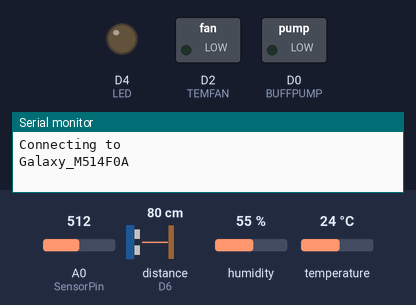
This sketch was run on a simulated ESP8266 (NodeMCU). On the bench: switched loads named in the sketch (green lamp = pin HIGH), output pins drawn as LEDs (lit = HIGH), the last lines printed to the serial monitor. Wiring (inferred from the names in the program): ultrasonic range finder: trigger D5; echo D6. Inputs (shaded band) come from the test bench; at power-on: A0 (SensorPin) = 512, distance to the obstacle (sensor on D6) 80 cm, humidity 55 %, temperature 24 °C. The echo pulse lasts 58.3 µs per cm; WiFi joins after 1.5 s; servers stay silent unless stated; pins used as bus, display or sensor lines are not drawn.

Above: at 0.2 s.
At 1.8 s:
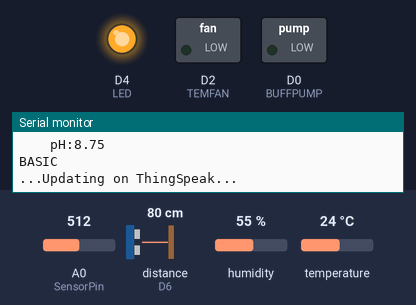
Timing chart, 0 to 3.3 s (numbered marks = the images above):
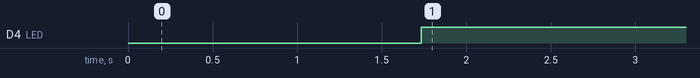

Measured:
- by itself, D4 (LED): LOW → HIGH at 1.7 s

The sketch:

nit.ino
```cpp
#include <ThingSpeak.h>
#include <DHT.h>                                    // Including library for dht
#include <ESP8266WiFi.h>

long unsigned int myChannelNumber = 1081208;
const char *apiKey = "WS83ALR7IPF22DUA";            //  Enter your Write API key from ThingSpeak
const char *ssid =  "Galaxy_M514F0A";               // replace with your wifi ssid and wpa2 key
const char *pass =  "rlpc0937";
const char *server = "api.thingspeak.com";

uint8_t LED = D4;
uint8_t TEMFAN = D2;
uint8_t BUFFPUMP = D0;
uint8_t trigPin = D5;
uint8_t echoPin = D6;

long duration;
int distance;

#define SensorPin A0          // the pH meter Analog output is connected with the Arduino’s Analog
#define DHTTYPE DHT11


unsigned long int avgValue;  //Store the average value of the sensor feedback
float b;
int buf[10],temp;

uint8_t DHTPin = D1;

DHT dht(DHTPin, DHTTYPE);
WiFiClient  client;
void setup(void)
{
      delay(100);
      pinMode(DHTPin, INPUT);
      pinMode(trigPin, OUTPUT); // Sets the trigPin as an Output
      pinMode(echoPin, INPUT); // Sets the echoPin as an Input
      pinMode(LED, OUTPUT);
      pinMode(BUFFPUMP,OUTPUT);
      pinMode(TEMFAN,OUTPUT);

      Serial.begin(115200);
      dht.begin();
      Serial.println("Connecting to ");
      Serial.println(ssid);
      WiFi.begin(ssid, pass);
      while (WiFi.status() != WL_CONNECTED)
      {
            delay(500);
            Serial.print(".");
      }
      Serial.println("");
      Serial.println("WiFi connected\n");
      ThingSpeak.begin(client);                    // Initialize ThingSpeak
}
void loop()
{
      for(int i=0;i<10;i++)       //Get 10 sample value from the sensor for smooth the value
          {
            buf[i]=analogRead(SensorPin);
            delay(10);
          }
      for(int i=0;i<9;i++)        //sort the analog from small to large
          {
            for(int j=i+1;j<10;j++)
            {
              if(buf[i]>buf[j])
              {
                temp=buf[i];
                buf[i]=buf[j];
                buf[j]=temp;
              }
            }
           }
      avgValue=0;
      for(int i=2;i<8;i++)                      //take the average value of 6 center sample
        avgValue+=buf[i];
      float phValue=(float)avgValue*5.0/1024/6; //convert the analog into millivolt
      phValue=3.5*phValue;                      //convert the millivolt into pH value

      float hum = dht.readHumidity();
      float tem = dht.readTemperature();
      Serial.print("Humidity: ");
      Serial.print(hum);
      Serial.print(" %, Temp: ");
      Serial.print(tem);
      Serial.println(" Celsius");
      long duration, inches, cm;
      pinMode(trigPin, OUTPUT);
      digitalWrite(trigPin, LOW);
      delayMicroseconds(2);
      digitalWrite(trigPin, HIGH);
      delayMicroseconds(10);
      digitalWrite(trigPin, LOW);
      pinMode(echoPin, INPUT);
      duration = pulseIn(echoPin, HIGH);
      inches = microsecondsToInches(duration);
      cm = microsecondsToCentimeters(duration);
      Serial.print("Nutrient level: ");
      Serial.print(inches);
      Serial.print("in, ");
      Serial.print(cm);
      Serial.print("cm");
      Serial.print("\n");

      Serial.print("    pH:");
      Serial.print(phValue,2);
      Serial.println(" ");

      if (inches >= 6)
      {
        pinMode(LED, OUTPUT);
        digitalWrite(LED, HIGH);
      }
      else
      {
        pinMode(LED, OUTPUT);
        digitalWrite(LED, LOW);
      }


      if ( tem >= 25)
      {
        pinMode(TEMFAN, OUTPUT);
        digitalWrite(TEMFAN, HIGH);
      }
      else
      {
        pinMode(TEMFAN, OUTPUT);
        digitalWrite(TEMFAN, LOW);
      }

      if (phValue < 7)
      {
        pinMode(BUFFPUMP, OUTPUT);
        digitalWrite(BUFFPUMP, HIGH);
        Serial.println("ACID");
      }
      else
      {
        pinMode(BUFFPUMP, OUTPUT);
        digitalWrite(BUFFPUMP, LOW);
        Serial.println("BASIC");
      }

       if (inches >= 6)
      {
        pinMode(LED, OUTPUT);
        digitalWrite(LED, HIGH);
      }
      else
      {
        pinMode(LED, OUTPUT);
        digitalWrite(LED, LOW);
      }

      unsigned short cal;
      if(inches > 15)
      {
        cal = 0;
      }
      else
      {
        cal = 15 - inches;
      }
      Serial.println("...Updating on ThingSpeak...");
      ThingSpeak.setField(1, tem);
      ThingSpeak.setField(2, hum);
      ThingSpeak.setField(3, cal);
      ThingSpeak.setField(4, phValue);
      int x = ThingSpeak.writeFields(myChannelNumber, apiKey);       //Update in ThingSpeak
      delay(16000);
//    int y = ThingSpeak.writeField(myChannelNumber, 2, hum, apiKey);       //Update in ThingSpeak
//    delay(15001);
//    int z = ThingSpeak.writeField(myChannelNumber, 3, cal, apiKey);       //Update in ThingSpeak
//    delay(15001);
      if (x==200 )
      {
        Serial.println("...Updated succesfully on ThingSpeak...\n");
      }
      else
      {
        Serial.println("Failed to update" + String(x));
      }
       delay(500);
}
long microsecondsToInches(long microseconds)
{
   return microseconds / 74 / 2;
}
long microsecondsToCentimeters(long microseconds)
{
   return microseconds / 29 / 2;
}
```
